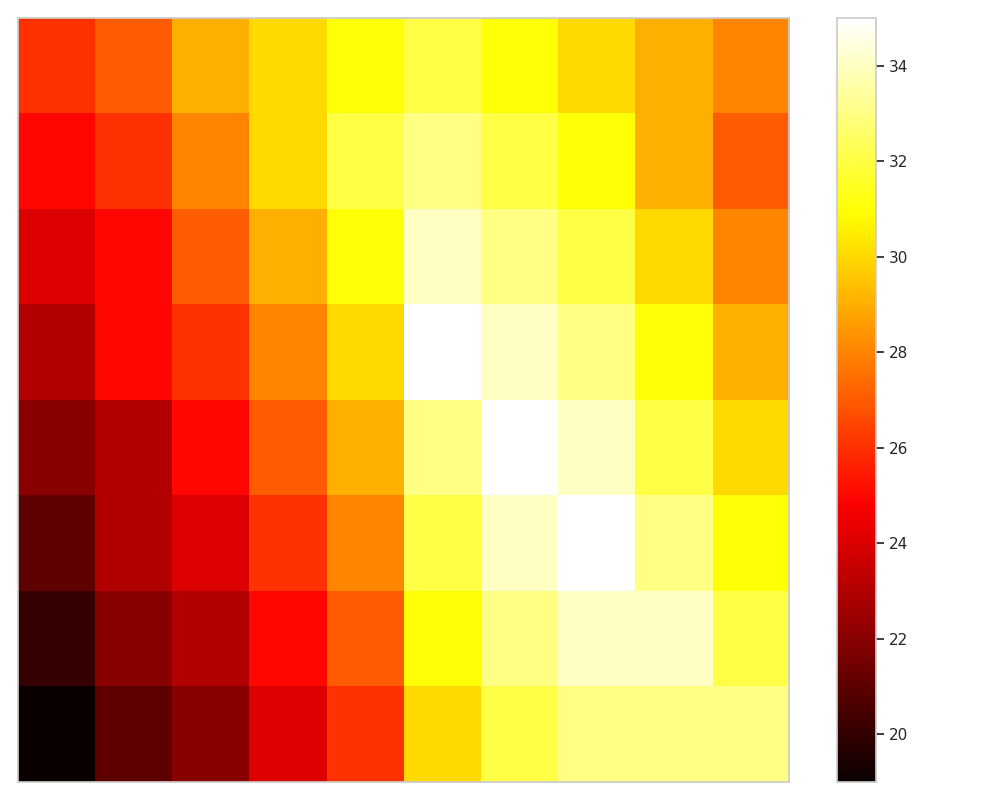

Python code for this plot:
import matplotlib.pyplot as plt
import numpy as np

# Modified temperature data with the last two rows removed
temperature_data = np.array([
    [26, 27, 29, 30, 31, 32, 31, 30, 29, 28],
    [25, 26, 28, 30, 32, 33, 32, 31, 29, 27],
    [24, 25, 27, 29, 31, 34, 33, 32, 30, 28],
    [23, 25, 26, 28, 30, 35, 34, 33, 31, 29],
    [22, 23, 25, 27, 29, 33, 35, 34, 32, 30],
    [21, 23, 24, 26, 28, 32, 34, 35, 33, 31],
    [20, 22, 23, 25, 27, 31, 33, 34, 34, 32],
    [19, 21, 22, 24, 26, 30, 32, 33, 33, 33],
])

fig, ax = plt.subplots(figsize=(10, 8))
cax = ax.imshow(temperature_data, cmap='hot', interpolation='nearest', aspect='auto')
fig.colorbar(cax, ax=ax, orientation='vertical')
ax.set_xticks([])
ax.set_yticks([])
ax.grid(False)
plt.tight_layout()
plt.show()
